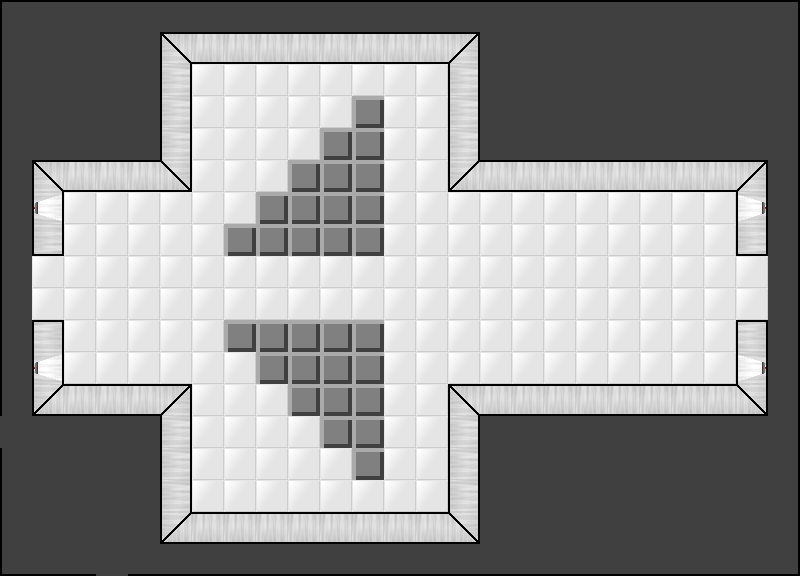

Below is a game level as drawn by its tile map, then a one-line description and the .tmx that defines it (tile-layer data replaced by summaries):
An orthogonal 25x18 tile map with 32x32 px tiles, 2 tile layers (Tile Layer 1, Tile Layer 2) and 35 objects (30x conveyor, 2x hiddenpit, 2x door, sign).

<map version="1.0" orientation="orthogonal" width="25" height="18" tilewidth="32" tileheight="32">
 <tileset firstgid="1" name="GGJ2012" tilewidth="32" tileheight="32">
  <image source="../graphics/room_tileset.png" trans="ff00ff" width="192" height="256" />
 </tileset>
 <layer name="Tile Layer 1" width="25" height="18">
  <data>[450 cells, 450 non-empty, 1 distinct tile ids]</data>
 </layer>
 <layer name="Tile Layer 2" width="25" height="18">
  <data>[450 cells, 286 non-empty, 20 distinct tile ids]</data>
 </layer>
 <objectgroup name="Object Layer 1" width="25" height="18">
  <object name="Con1" type="conveyor" x="640" y="256" width="32" height="32">
   <properties>
    <property name="dir" value="w" />
   </properties>
  </object>
  <object name="Con1" type="conveyor" x="640" y="288" width="32" height="32">
   <properties>
    <property name="dir" value="w" />
   </properties>
  </object>
  <object name="Con1" type="conveyor" x="608" y="288" width="32" height="32">
   <properties>
    <property name="dir" value="w" />
   </properties>
  </object>
  <object name="Con1" type="conveyor" x="608" y="256" width="32" height="32">
   <properties>
    <property name="dir" value="w" />
   </properties>
  </object>
  <object name="Con1" type="conveyor" x="576" y="288" width="32" height="32">
   <properties>
    <property name="dir" value="w" />
   </properties>
  </object>
  <object name="Con1" type="conveyor" x="576" y="256" width="32" height="32">
   <properties>
    <property name="dir" value="w" />
   </properties>
  </object>
  <object name="Con1" type="conveyor" x="416" y="256" width="32" height="32">
   <properties>
    <property name="dir" value="w" />
   </properties>
  </object>
  <object name="Con1" type="conveyor" x="448" y="288" width="32" height="32">
   <properties>
    <property name="dir" value="w" />
   </properties>
  </object>
  <object name="Con1" type="conveyor" x="416" y="288" width="32" height="32">
   <properties>
    <property name="dir" value="w" />
   </properties>
  </object>
  <object name="Con1" type="conveyor" x="448" y="256" width="32" height="32">
   <properties>
    <property name="dir" value="w" />
   </properties>
  </object>
  <object name="Con1" type="conveyor" x="480" y="288" width="32" height="32">
   <properties>
    <property name="dir" value="w" />
   </properties>
  </object>
  <object name="Con1" type="conveyor" x="480" y="256" width="32" height="32">
   <properties>
    <property name="dir" value="w" />
   </properties>
  </object>
  <object name="Con1" type="conveyor" x="544" y="288" width="32" height="32">
   <properties>
    <property name="dir" value="w" />
   </properties>
  </object>
  <object name="Con1" type="conveyor" x="512" y="288" width="32" height="32">
   <properties>
    <property name="dir" value="w" />
   </properties>
  </object>
  <object name="Con1" type="conveyor" x="544" y="256" width="32" height="32">
   <properties>
    <property name="dir" value="w" />
   </properties>
  </object>
  <object name="Con1" type="conveyor" x="512" y="256" width="32" height="32">
   <properties>
    <property name="dir" value="w" />
   </properties>
  </object>
  <object name="Con1" type="conveyor" x="288" y="288" width="32" height="32">
   <properties>
    <property name="dir" value="w" />
   </properties>
  </object>
  <object name="Con1" type="conveyor" x="320" y="256" width="32" height="32">
   <properties>
    <property name="dir" value="w" />
   </properties>
  </object>
  <object name="Con1" type="conveyor" x="352" y="288" width="32" height="32">
   <properties>
    <property name="dir" value="w" />
   </properties>
  </object>
  <object name="Con1" type="conveyor" x="256" y="288" width="32" height="32">
   <properties>
    <property name="dir" value="w" />
   </properties>
  </object>
  <object name="Con1" type="conveyor" x="192" y="288" width="32" height="32">
   <properties>
    <property name="dir" value="w" />
   </properties>
  </object>
  <object name="Con1" type="conveyor" x="352" y="256" width="32" height="32">
   <properties>
    <property name="dir" value="w" />
   </properties>
  </object>
  <object name="Con1" type="conveyor" x="192" y="256" width="32" height="32">
   <properties>
    <property name="dir" value="w" />
   </properties>
  </object>
  <object name="Con1" type="conveyor" x="384" y="288" width="32" height="32">
   <properties>
    <property name="dir" value="w" />
   </properties>
  </object>
  <object name="Con1" type="conveyor" x="224" y="256" width="32" height="32">
   <properties>
    <property name="dir" value="w" />
   </properties>
  </object>
  <object name="Con1" type="conveyor" x="288" y="256" width="32" height="32">
   <properties>
    <property name="dir" value="w" />
   </properties>
  </object>
  <object name="Con1" type="conveyor" x="256" y="256" width="32" height="32">
   <properties>
    <property name="dir" value="w" />
   </properties>
  </object>
  <object name="Con1" type="conveyor" x="384" y="256" width="32" height="32">
   <properties>
    <property name="dir" value="w" />
   </properties>
  </object>
  <object name="Con1" type="conveyor" x="320" y="288" width="32" height="32">
   <properties>
    <property name="dir" value="w" />
   </properties>
  </object>
  <object name="Con1" type="conveyor" x="224" y="288" width="32" height="32">
   <properties>
    <property name="dir" value="w" />
   </properties>
  </object>
  <object name="h_pit" type="hiddenpit" x="160" y="256" width="32" height="32" />
  <object name="h_pit" type="hiddenpit" x="160" y="288" width="32" height="32" />
  <object type="door" x="32" y="256" width="32" height="64" />
  <object type="door" x="736" y="256" width="32" height="64" />
  <object name="Your Controller is always watching." type="sign" x="192" y="64" width="32" height="32">
   <properties>
    <property name="text" value="Your Controller is always watching." />
   </properties>
  </object>
 </objectgroup>
</map>
